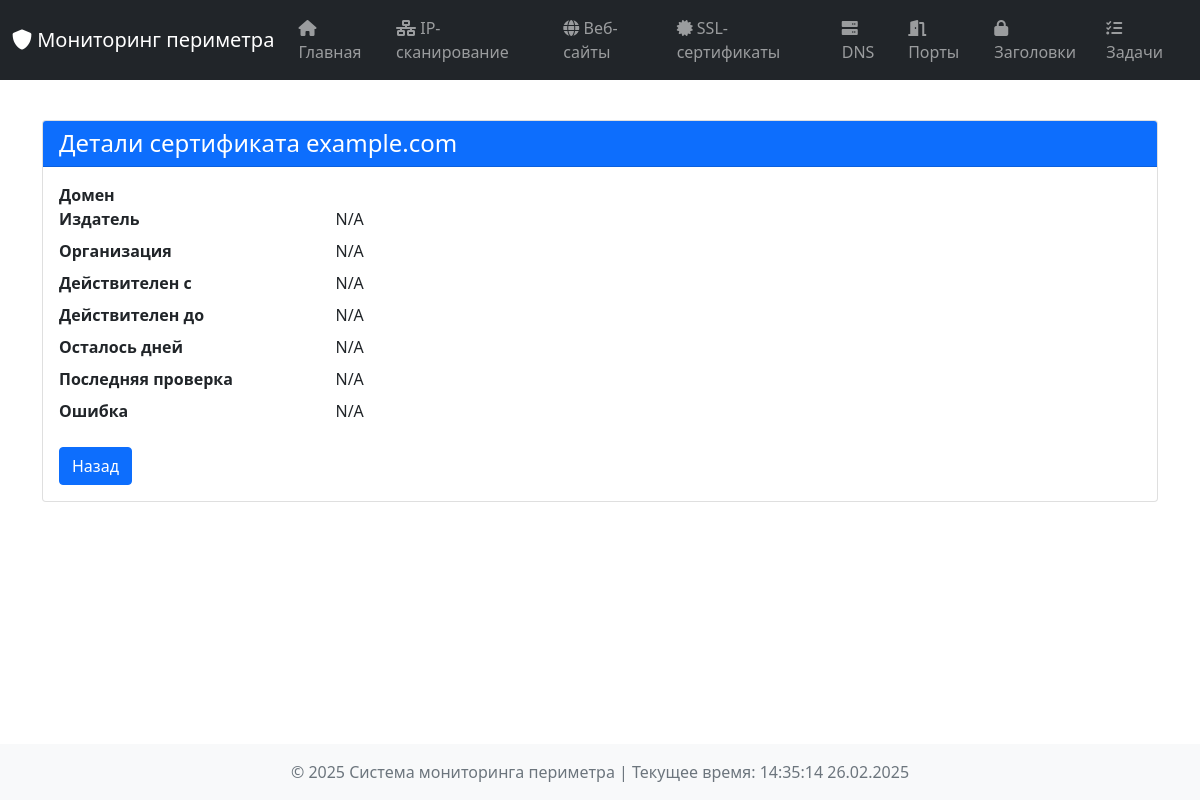
The page /certificate-details/example.com on the database as committed earlier.
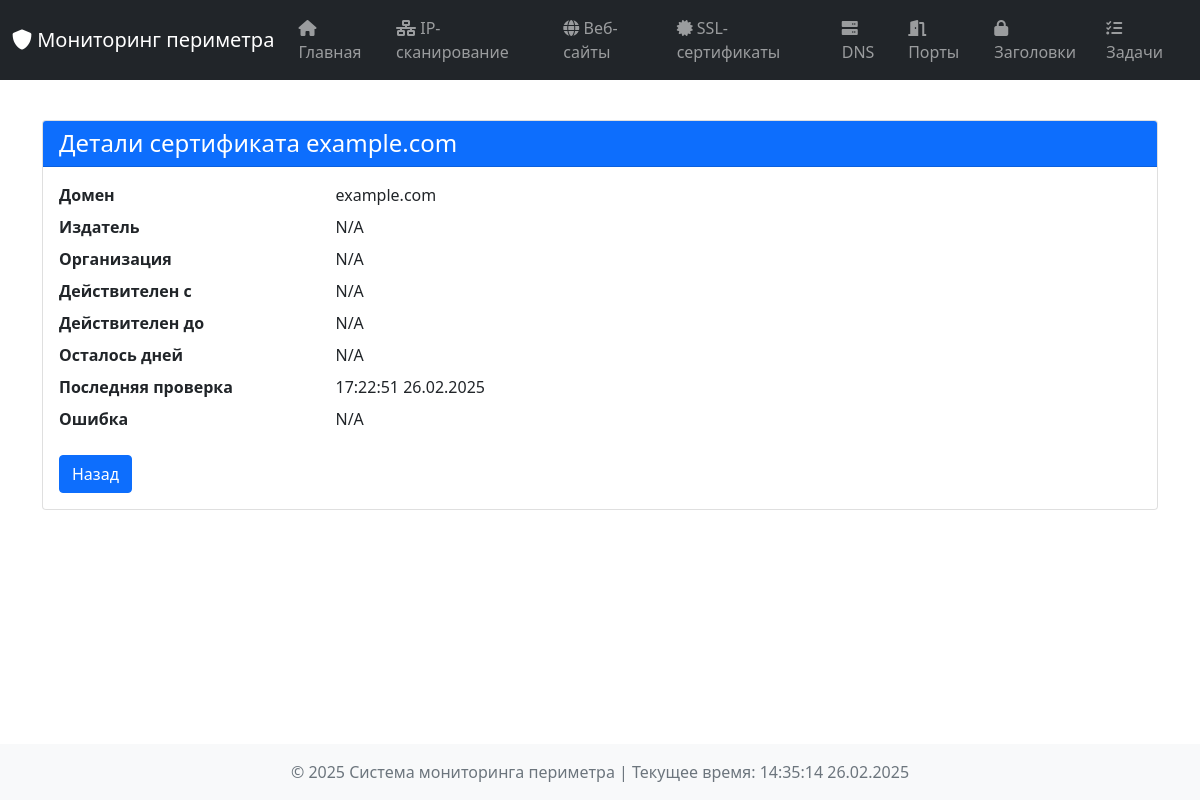
The same page on the database as committed later.
### tables this page shows
CREATE TABLE cert_info (
            domain TEXT PRIMARY KEY,
            common_name TEXT,
            issuer TEXT,
            organization TEXT,
            not_before TEXT,
            not_after TEXT,
            days_to_expiry INTEGER,
            is_expiring INTEGER,
            is_expired INTEGER,
            check_time TEXT,
            data TEXT
        );

### dashboard/app.py (the view)
@app.route('/certificate-details/<domain>')
def certificate_details(domain):
    cert_state = db_manager.get_cert_info(domain) or {}
    return render_template('certificate_details.html', title=f"Детали сертификата {domain}", cert_state=cert_state, current_time=datetime.now())

### core/database.py (called while the page is built)
    def get_cert_info(self, domain: str) -> Optional[Dict[str, Any]]:
        cursor = self.connection.cursor()
        try:
            cursor.execute('SELECT * FROM cert_info WHERE domain = ?', (domain,))
            row = cursor.fetchone()
            if row:
                data = dict(row)
                for key in ["not_before", "not_after", "check_time"]:
                    if key in data and data[key]:
                        data[key] = datetime.fromisoformat(data[key])
                return data
            return None
        except Exception as e:
            logger.error(f"Ошибка при получении информации о сертификате {domain}: {str(e)}")
            return None

### dashboard/templates/certificate_details.html (shortened to what this page needs)
{% extends "base.html" %}
{% block content %}
<div class="container mt-4">
    <div class="card">
        <div class="card-header bg-primary text-white">
            <h4 class="mb-0">{{ title }}</h4>
        </div>
        <div class="card-body">
            <dl class="row">
                <dt class="col-sm-3">Домен</dt>
                <dd class="col-sm-9">{{ cert_state.domain }}</dd>
                <dt class="col-sm-3">Издатель</dt>
                <dd class="col-sm-9">{{ cert_state.issuer or 'N/A' }}</dd>
                <dt class="col-sm-3">Организация</dt>
                <dd class="col-sm-9">{{ cert_state.organization or 'N/A' }}</dd>
                <dt class="col-sm-3">Действителен с</dt>
                <dd class="col-sm-9">{{ cert_state.not_before.strftime('%H:%M:%S %d.%m.%Y') if cert_state.not_before else 'N/A' }}</dd>
                <dt class="col-sm-3">Действителен до</dt>
                <dd class="col-sm-9">{{ cert_state.not_after.strftime('%H:%M:%S %d.%m.%Y') if cert_state.not_after else 'N/A' }}</dd>
                <dt class="col-sm-3">Осталось дней</dt>
                <dd class="col-sm-9">{{ cert_state.days_to_expiry or 'N/A' }}</dd>
                <dt class="col-sm-3">Последняя проверка</dt>
                <dd class="col-sm-9">{{ cert_state.check_time.strftime('%H:%M:%S %d.%m.%Y') if cert_state.check_time else 'N/A' }}</dd>
                <dt class="col-sm-3">Ошибка</dt>
                <dd class="col-sm-9">{{ cert_state.error or 'N/A' }}</dd>
            </dl>
            <a href="{{ url_for('certificates') }}" class="btn btn-primary">Назад</a>
        </div>
    </div>
</div>
{% endblock %}

Rows that differ between the two databases and show on the page:
added cert_info: domain "example.com", issuer "N/A", organization "N/A", not_before "N/A", not_after "N/A", days_to_expiry "N/A"
Other text that changed with them:
{{ cert_state.issuer or 'N/A' }}: "N/A" → (not shown)
{{ cert_state.organization or 'N/A' }}: "N/A" → (not shown)
{{ cert_state.days_to_expiry or 'N/A' }}: "N/A" → (not shown)
text no longer shown: "N/A N/A N/A"
text now shown: "17:22:51 26.02.2025"
